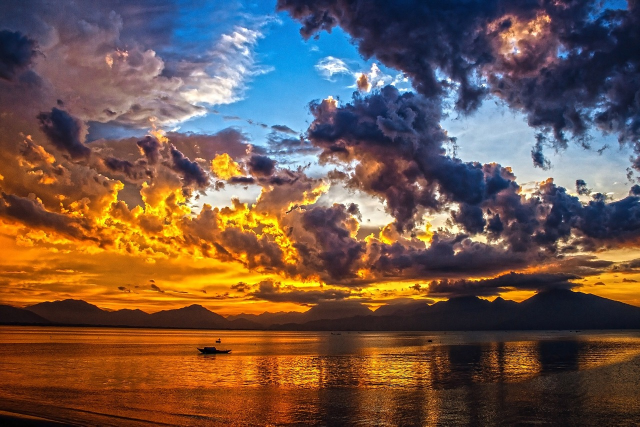
#> input picture Captcha/wangyi/dataset/train/fj.jpg, 1280 x 853 px, found by its file name (shown at 1/2 size)
$ python makeCaptcha.py
#> lines starting #> are read from the running program, lines starting #| are printed output that depends on the picture
#> further down, img is the input picture: shape (853, 1280, 3); mean B, G, R 74.8, 86.7, 111.5
import random

import cv2
import numpy as np


class CaptchaGenerator:
    def __init__(self):
        self.roi_pos= [
        [[0, 80, 0, 80], [0, 80, 80, 160, ]],
        [[0, 80, 0, 80], [0, 80, 160, 240, ]],
        [[0, 80, 0, 80], [0, 80, 240, 320, ]],
        [[0, 80, 0, 80], [80, 160, 0, 80, ]],
        [[0, 80, 0, 80], [80, 160, 80, 160, ]],
        [[0, 80, 0, 80], [80, 160, 160, 240, ]],
        [[0, 80, 0, 80], [80, 160, 240, 320, ]],
        [[0, 80, 80, 160, ], [0, 80, 160, 240, ]],
        [[0, 80, 80, 160, ], [0, 80, 240, 320, ]],
        [[0, 80, 80, 160, ], [80, 160, 0, 80, ]],
        [[0, 80, 80, 160, ], [80, 160, 80, 160, ]],
        [[0, 80, 80, 160, ], [80, 160, 160, 240, ]],
        [[0, 80, 80, 160, ], [80, 160, 240, 320, ]],
        [[0, 80, 160, 240, ], [0, 80, 240, 320, ]],
        [[0, 80, 160, 240, ], [80, 160, 0, 80, ]],
        [[0, 80, 160, 240, ], [80, 160, 80, 160, ]],
        [[0, 80, 160, 240, ], [80, 160, 160, 240, ]],
        [[0, 80, 160, 240, ], [80, 160, 240, 320, ]],
        [[0, 80, 240, 320, ], [80, 160, 0, 80, ]],
        [[0, 80, 240, 320, ], [80, 160, 80, 160, ]],
        [[0, 80, 240, 320, ], [80, 160, 160, 240, ]],
        [[0, 80, 240, 320, ], [80, 160, 240, 320, ]],
        [[80, 160, 0, 80, ], [80, 160, 80, 160, ]],
        [[80, 160, 0, 80, ], [80, 160, 160, 240, ]],
        [[80, 160, 0, 80, ], [80, 160, 240, 320, ]],
        [[80, 160, 80, 160, ], [80, 160, 160, 240, ]],
        [[80, 160, 80, 160, ], [80, 160, 240, 320, ]],
        [[80, 160, 160, 240, ], [80, 160, 240, 320, ]],
        ]
    def genImg(self,img):
        img = cv2.resize(img, (320, 160))
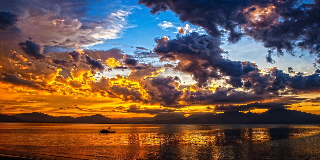
#> img: shape (160, 320, 3); mean of channels 0, 1, 2 74.8, 86.7, 111.4; drawn as B, G, R

        img = img.astype(np.float64)
        for r in range(2):
            for c in range(4):
                if np.random.random()<0.3:
                    img[80*r:80*(r+1),80*c:80*(c+1),: ] *= 0.7
        img = img.astype(np.uint8)
        index = random.randint(0, 27)
        swap_info = self.roi_pos[index]
        temp = img[swap_info[0][0]:swap_info[0][1],swap_info[0][2]:swap_info[0][3], :].copy()
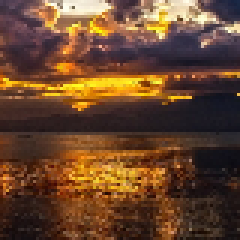
#> temp: shape (80, 80, 3) (shown 3 times larger); mean of channels 0, 1, 2 44.6, 69.2, 103.8; drawn as B, G, R
        # 第一块和第二块交换
        img[swap_info[0][0]:swap_info[0][1],swap_info[0][2]:swap_info[0][3], :] = img[swap_info[1][0]:swap_info[1][1],swap_info[1][2]:swap_info[1][3], :]
        img[swap_info[1][0]:swap_info[1][1],swap_info[1][2]:swap_info[1][3], :] = temp
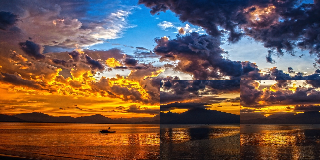
#> img: shape (160, 320, 3); mean of channels 0, 1, 2 74.8, 86.7, 111.4; drawn as B, G, R
        return img,index

if __name__ == '__main__':
    img= cv2.imread('dataset/fj.jpg')
    cg = CaptchaGenerator()
    img,index = cg.genImg(img)
#> index = 27
    cv2.imshow('img',img)
    cv2.waitKey(0)

$ run again, with Captcha/wangyi/dataset/train/VCG211140783552.jpg copied over Captcha/wangyi/dataset/train/fj.jpg
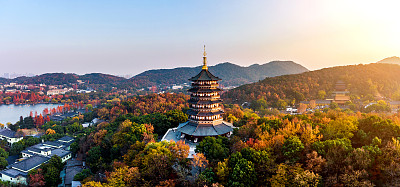
#> input picture Captcha/wangyi/dataset/train/VCG211140783552.jpg, 400 x 187 px, found by its file name
#> img is the input picture: shape (187, 400, 3); mean B, G, R 121.3, 131.5, 140.3
#> in genImg, `temp = img[swap_info[0][0]:swap_info[0][1],swap_info[0][2]:swap_info[0..`:
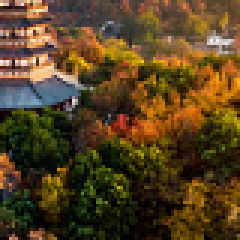
#> temp: shape (80, 80, 3) (shown 3 times larger); mean of channels 0, 1, 2 32.6, 65.3, 86.5; drawn as B, G, R
#> in genImg, `img[swap_info[1][0]:swap_info[1][1],swap_info[1][2]:swap_info[1][3], :..`:
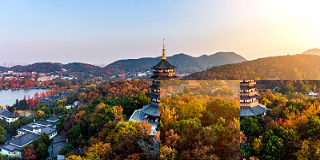
#> img: shape (160, 320, 3); mean of channels 0, 1, 2 121.2, 131.4, 140.2; drawn as B, G, R
#> index = 27

$ run again, with Captcha/wangyi/dataset/train/VCG211163990681.jpg copied over Captcha/wangyi/dataset/train/fj.jpg
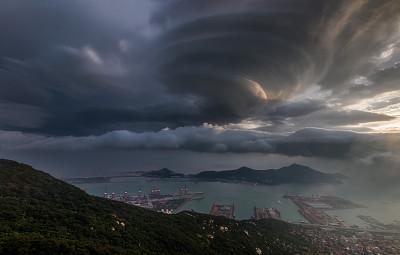
#> input picture Captcha/wangyi/dataset/train/VCG211163990681.jpg, 400 x 255 px, found by its file name
#> img is the input picture: shape (255, 400, 3); mean B, G, R 76.1, 70.7, 67.3
#> in genImg, `temp = img[swap_info[0][0]:swap_info[0][1],swap_info[0][2]:swap_info[0..`:
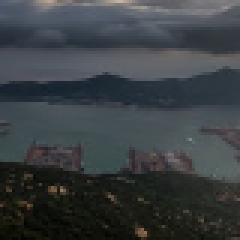
#> temp: shape (80, 80, 3) (shown 3 times larger); mean of channels 0, 1, 2 66.5, 63.6, 58.6; drawn as B, G, R
#> in genImg, `img[swap_info[1][0]:swap_info[1][1],swap_info[1][2]:swap_info[1][3], :..`:
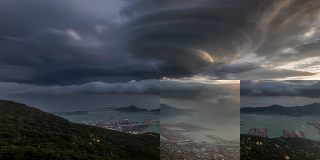
#> img: shape (160, 320, 3); mean of channels 0, 1, 2 76, 70.6, 67.2; drawn as B, G, R
#> index = 27

$ run again, with Captcha/wangyi/dataset/train/VCG211174564465.jpg copied over Captcha/wangyi/dataset/train/fj.jpg
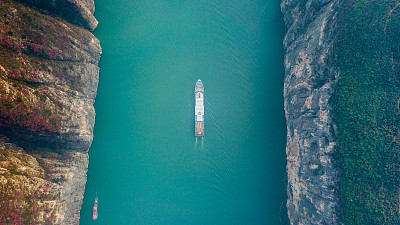
#> input picture Captcha/wangyi/dataset/train/VCG211174564465.jpg, 400 x 225 px, found by its file name
#> img is the input picture: shape (225, 400, 3); mean B, G, R 113.3, 108.9, 47.7
#> in genImg, `temp = img[swap_info[0][0]:swap_info[0][1],swap_info[0][2]:swap_info[0..`:
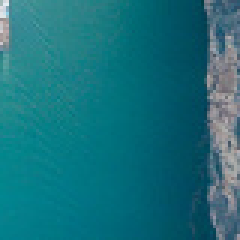
#> temp: shape (80, 80, 3) (shown 3 times larger); mean of channels 0, 1, 2 123.9, 112, 24.9; drawn as B, G, R
#> in genImg, `img[swap_info[1][0]:swap_info[1][1],swap_info[1][2]:swap_info[1][3], :..`:
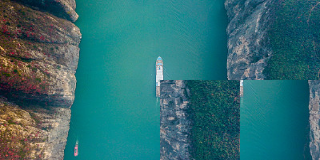
#> img: shape (160, 320, 3); mean of channels 0, 1, 2 113.2, 108.8, 47.6; drawn as B, G, R
#> index = 27
